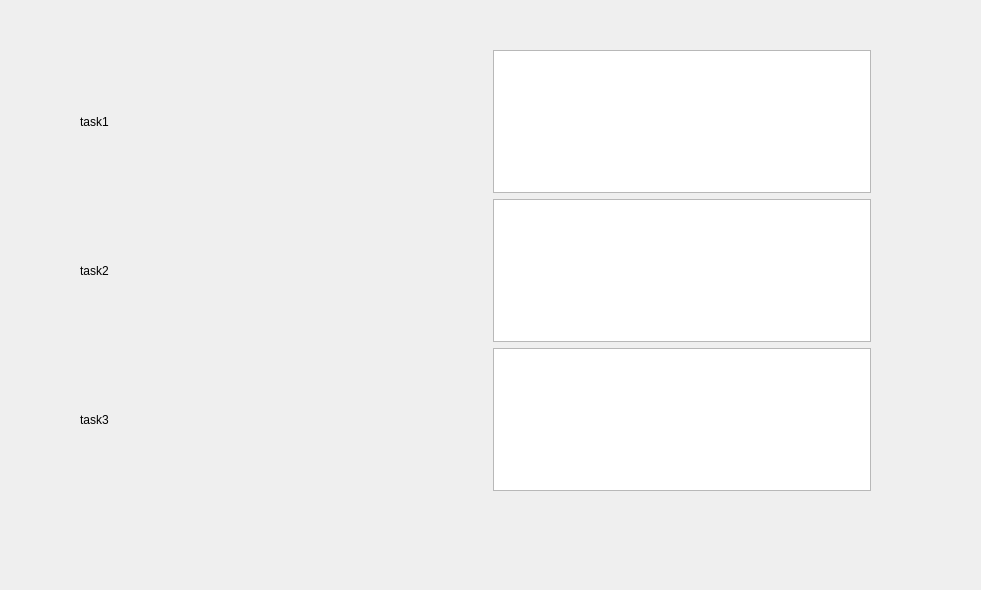
<?xml version="1.0" encoding="UTF-8"?>
<ui version="4.0">
 <class>StatForm</class>
 <widget class="QWidget" name="StatForm">
  <property name="geometry">
   <rect>
    <x>0</x>
    <y>0</y>
    <width>981</width>
    <height>590</height>
   </rect>
  </property>
  <property name="windowTitle">
   <string>Form</string>
  </property>
  <widget class="QWidget" name="horizontalLayoutWidget">
   <property name="geometry">
    <rect>
     <x>80</x>
     <y>50</y>
     <width>791</width>
     <height>441</height>
    </rect>
   </property>
   <layout class="QHBoxLayout" name="horizontalLayout">
    <item>
     <layout class="QVBoxLayout" name="verticalLayout">
      <item>
       <widget class="QLabel" name="label">
        <property name="text">
         <string>task1</string>
        </property>
       </widget>
      </item>
      <item>
       <widget class="QLabel" name="label_2">
        <property name="text">
         <string>task2</string>
        </property>
       </widget>
      </item>
      <item>
       <widget class="QLabel" name="label_3">
        <property name="text">
         <string>task3</string>
        </property>
       </widget>
      </item>
     </layout>
    </item>
    <item>
     <spacer name="horizontalSpacer">
      <property name="orientation">
       <enum>Qt::Horizontal</enum>
      </property>
      <property name="sizeHint" stdset="0">
       <size>
        <width>40</width>
        <height>20</height>
       </size>
      </property>
     </spacer>
    </item>
    <item>
     <layout class="QVBoxLayout" name="verticalLayout_2">
      <item>
       <widget class="QTextBrowser" name="textBrowser_task1"/>
      </item>
      <item>
       <widget class="QTextBrowser" name="textBrowser_task2"/>
      </item>
      <item>
       <widget class="QTextBrowser" name="textBrowser_task3"/>
      </item>
     </layout>
    </item>
   </layout>
  </widget>
 </widget>
 <resources/>
 <connections/>
</ui>
